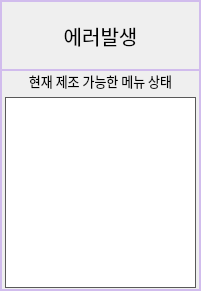
      <widget class="QFrame" name="FRAME_ERROR">
       <property name="geometry">
        <rect>
         <x>100</x>
         <y>330</y>
         <width>201</width>
         <height>291</height>
        </rect>
       </property>
       <property name="styleSheet">
        <string notr="true">QFrame { 
	border:2px solid #D1BCED;
} 
QLabel {
	font: 10pt &quot;함초롬돋움&quot;;
}
QPushButton {
	border:2px solid #D1BCED;
	font: 15pt &quot;함초롬돋움&quot;; 
}
QLineEdit {
	font: 10pt &quot;함초롬돋움&quot;;
}</string>
       </property>
       <property name="frameShape">
        <enum>QFrame::StyledPanel</enum>
       </property>
       <property name="frameShadow">
        <enum>QFrame::Raised</enum>
       </property>
       <widget class="QPushButton" name="BTN_ERROR_2">
        <property name="geometry">
         <rect>
          <x>0</x>
          <y>0</y>
          <width>201</width>
          <height>71</height>
         </rect>
        </property>
        <property name="font">
         <font>
          <family>함초롬돋움</family>
          <pointsize>15</pointsize>
          <weight>50</weight>
          <italic>false</italic>
          <bold>false</bold>
         </font>
        </property>
        <property name="styleSheet">
         <string notr="true"/>
        </property>
        <property name="text">
         <string>에러발생</string>
        </property>
       </widget>
       <widget class="QWidget" name="layoutWidget_3">
        <property name="geometry">
         <rect>
          <x>5</x>
          <y>71</y>
          <width>191</width>
          <height>217</height>
         </rect>
        </property>
        <layout class="QVBoxLayout" name="verticalLayout">
         <item>
          <widget class="QLabel" name="LB_KIOSK_BLOCK_ORDER_2">
           <property name="font">
            <font>
             <family>함초롬돋움</family>
             <pointsize>10</pointsize>
             <weight>50</weight>
             <italic>false</italic>
             <bold>false</bold>
            </font>
           </property>
           <property name="styleSheet">
            <string notr="true">QLabel{ 
   border: 0px solid
} </string>
           </property>
           <property name="text">
            <string>현재 제조 가능한 메뉴 상태</string>
           </property>
           <property name="alignment">
            <set>Qt::AlignCenter</set>
           </property>
          </widget>
         </item>
         <item>
          <widget class="QListWidget" name="LW_MENU">
           <property name="styleSheet">
            <string notr="true">QFrame { 
   border: 1px solid #595959 
} </string>
           </property>
           <property name="editTriggers">
            <set>QAbstractItemView::NoEditTriggers</set>
           </property>
           <property name="spacing">
            <number>1</number>
           </property>
          </widget>
         </item>
        </layout>
       </widget>
      </widget>
